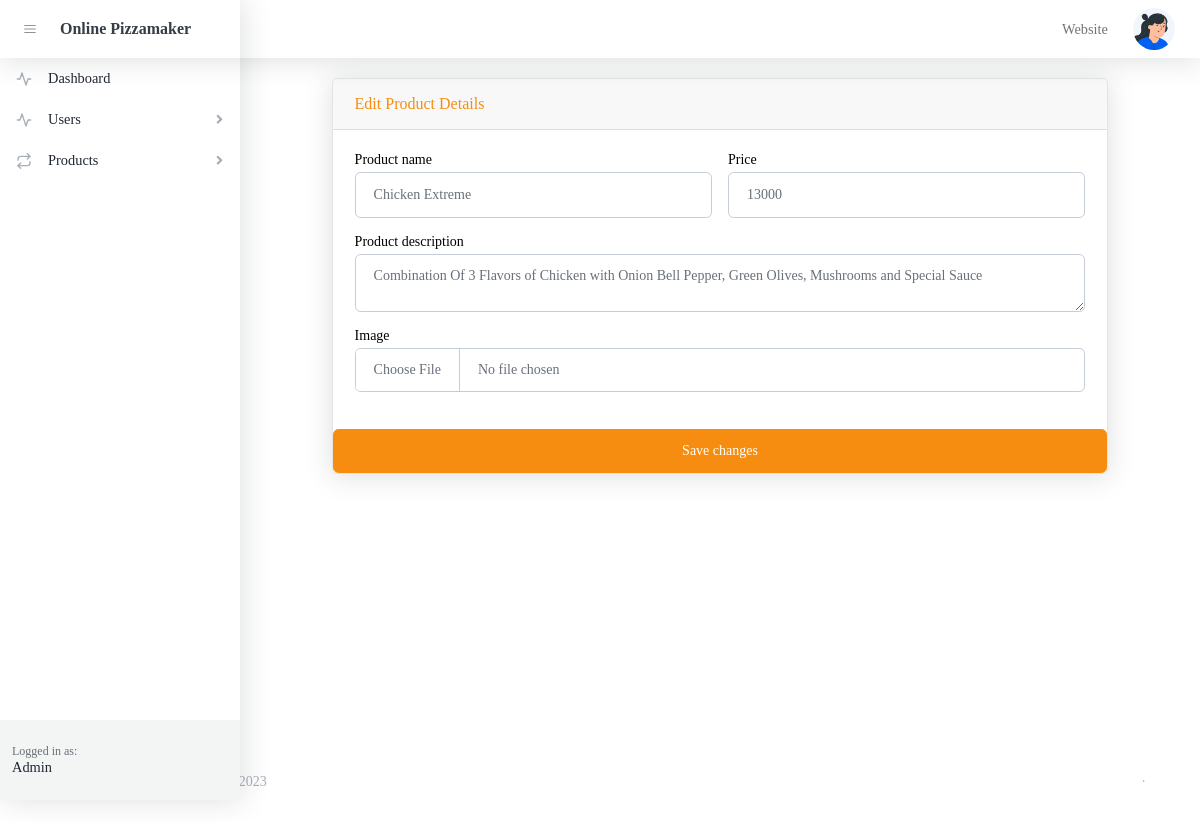
The app's page /admin/editProduct.php?id=2 (signed in) with its own data.
### tables this page shows
CREATE TABLE `products` (
  `id` int(255) NOT NULL,
  `name` varchar(255) DEFAULT NULL,
  `description` varchar(255) DEFAULT NULL,
  `image` varchar(255) DEFAULT NULL,
  `price` int(255) DEFAULT NULL,
  `rate` varchar(255) DEFAULT NULL
);

### admin/editProduct.php (the view, shortened to what this page needs)
<?php
include '../admin/head.php';
include '../admin/header.php';
include '../admin/sidebar.php';
include '../db.php';
?>
<div id="layoutSidenav">
    <div id="layoutSidenav_content">
        <main>
            <div class="container-xl px-12 mt-12">
                <div style="justify-content: center;margin-top: 20px" class="row">
                    <div class="col-xl-10">
                        <div class="card mb-4">
                            <div class="card-header">Edit Product Details</div>
                            <div class="card-body">
                                <form action="<?php $_SERVER['PHP_SELF']; ?>" method="POST" autocomplete="off" enctype="multipart/form-data">
                                    <?php
                                    $sql = "SELECT * from products  where id='" . $_GET['id'] . "' ";
                                    $query = mysqli_query($db, $sql);
                                    if (mysqli_num_rows($query) > 0) {
                                        while ($row1 = mysqli_fetch_assoc($query)) {
                                    ?>
                                            <div class="row gx-3 mb-3">
                                                <div class="col-md-6">
                                                    <label class="small mb-1" for="inputParkName">Product name</label>
                                                    <input required class="form-control" name="inputProductName" type="text" placeholder="Enter Product name" value="<?php echo $row1['name']; ?>" />
                                                </div>
                                                <div class="col-md-6">
                                                    <label class="small mb-1" for="inputPhone">Price</label>
                                                    <input required class="form-control" name="inputPrice" type="text" placeholder="Enter Price" value="<?php echo $row1['price']; ?>" />
                                                </div>
                                            </div>
                                            <div class="row gx-3 mb-3">
                                                <div class="col-md-12">
                                                    <label class="small mb-1" for="inputDescription">Product description</label>
                                                    <textarea required class="form-control" name="inputDescription" type="text" placeholder="Enter Product description"><?php echo $row1['description']; ?></textarea>
                                                </div>
                                            </div>
                                            <div class="row gx-3 mb-3">
                                                <div class="col-md-12">
                                                    <label class="small mb-1" for="Image">Image</label>
                                                    <input class="form-control" name="fileToUpload" type="file" />
                                                </div>
                                            </div>
                                       </div>
                            <input class="btn btn-primary" name="update" type="submit" value="Save changes">
                    <?php
                             }
                        }
                    ?>
                        </div>
                    </div>
                </div>
            </div>
    </div>
</div>
<?php
include '../admin/footer.php';
?>

### records on screen
products: inputProductName "Chicken Extreme", inputPrice "13000", inputDescription "Combination Of 3 Flavors of Chicken with Onion Bell Pepper, Green Olives, Mushrooms and Special Sauce"

### other values on screen
$_SESSION['loggedinusername'] "Admin"
